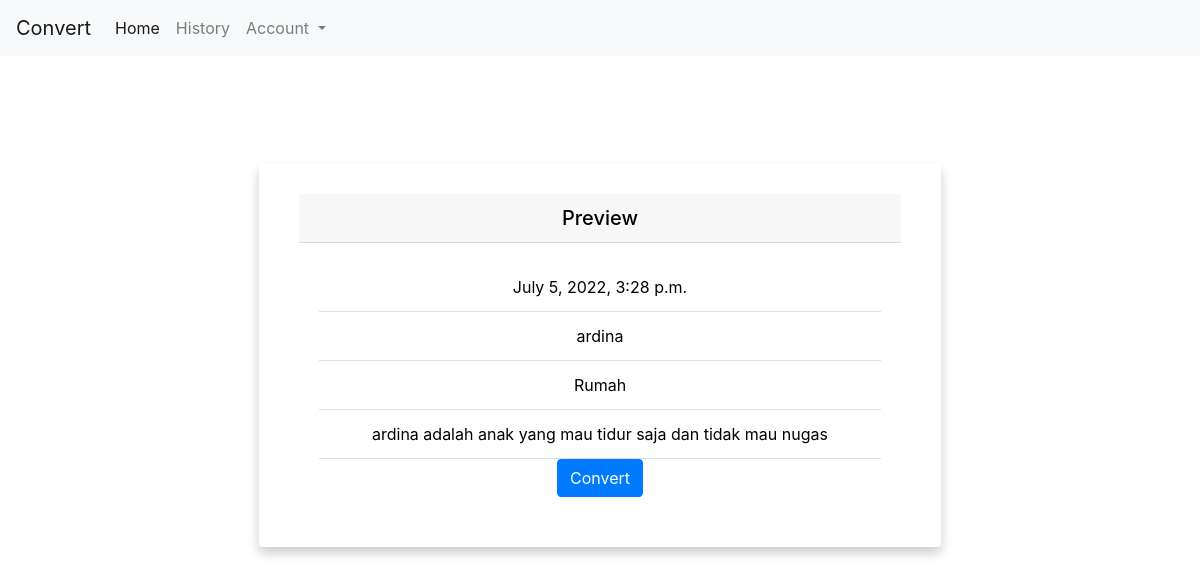
The app's page /preview, older data.
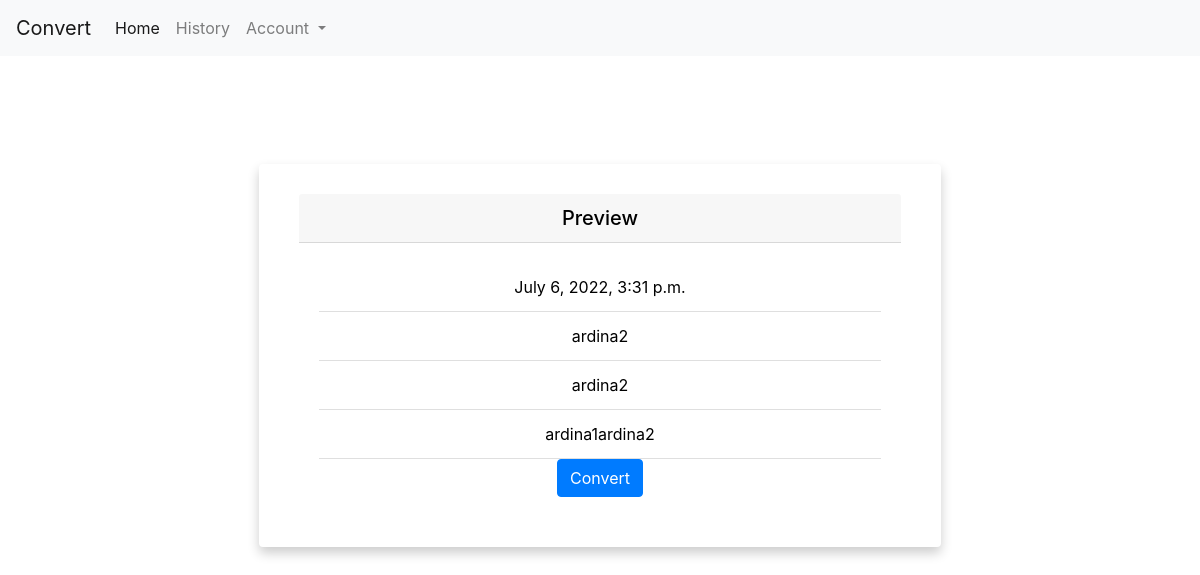
The same page, newer data.
### account/models.py (models this page shows, shortened)
class UserPersona(models.Model) :
    nama = models.CharField(max_length=50)
    locations = models.CharField(max_length=255, null=True)
    bio = models.TextField(max_length=1000, null=True)
    frustrations = models.CharField(max_length=255, null=True)
    behaviours = models.CharField(max_length=255, null=True)
    as_a = models.CharField(max_length=50)
    needs = models.CharField(max_length=255)
    goals = models.CharField(max_length=255)
    date = models.DateTimeField(auto_now_add=True)

### account/views.py (the view)
# urls.py: path('preview', views.preview,name='preview'),
def preview(request):
    last_object= UserPersona.objects.last()
    context= {'last': last_object}
    return render(request, 'account/preview.html', context)

### account/templates/account/preview.html (shortened to what this page needs)
{% load static %}
<!DOCTYPE html>
<html lang="en">
<head>
    <link rel="stylesheet" href="https://cdn.jsdelivr.net/npm/bootstrap@4.0.0/dist/css/bootstrap.min.css">
    <link rel="stylesheet" href="{% static 'css/style.css' %}">
</head>
<body>
    {% include 'account/navbar.html' %}
    <div class="container-fluid px-1 py-5 mx-auto">
        <div class="row d-flex justify-content-center">
            <div class="col-xl-7 col-lg-8 col-md-9 col-11 text-center">
                <div class="card">
                    <h5 class="card-header">Preview</h5>
                    <div class="card-body">
                        <ul class="list-group list-group-flush">
                            <li class="list-group-item">{{ last.date }}</li>
                            <li class="list-group-item">{{ last.nama }}</li>
                            <li class="list-group-item">{{ last.locations }}</li>
                            <li class="list-group-item">{{ last.bio }}</li>
                        </ul>
                        <a href="#" class="btn btn-primary">Convert</a>
                    </div>
                </div>
            </div>
        </div>
    </div>
</body>

Row changes from the older to the newer data that the page shows:
no longer on this page (row unchanged): UserPersona: date "July 5, 2022, 3:28 p.m.", nama "ardina", locations "Rumah", bio "ardina adalah anak yang mau tidur saja dan tidak mau nugas"
added UserPersona: date "July 6, 2022, 3:31 p.m.", nama "ardina2", locations "ardina2", bio "ardina1ardina2"
